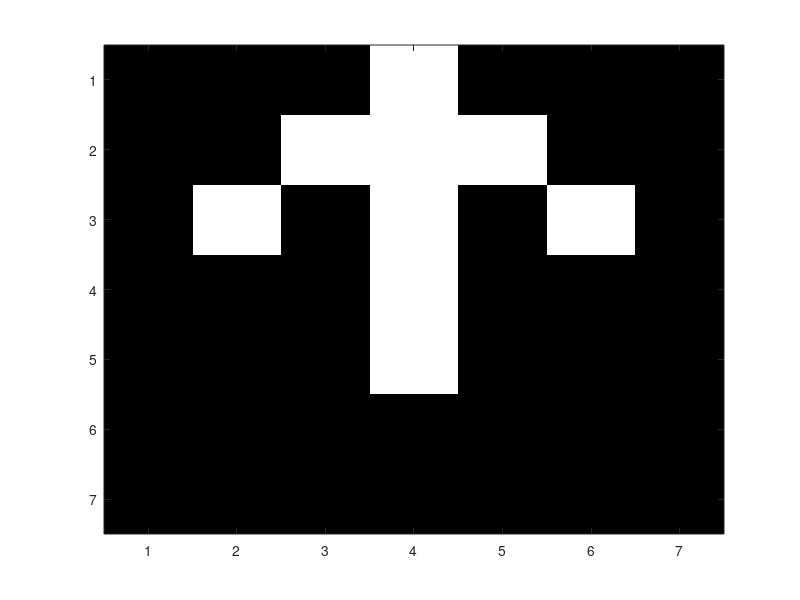
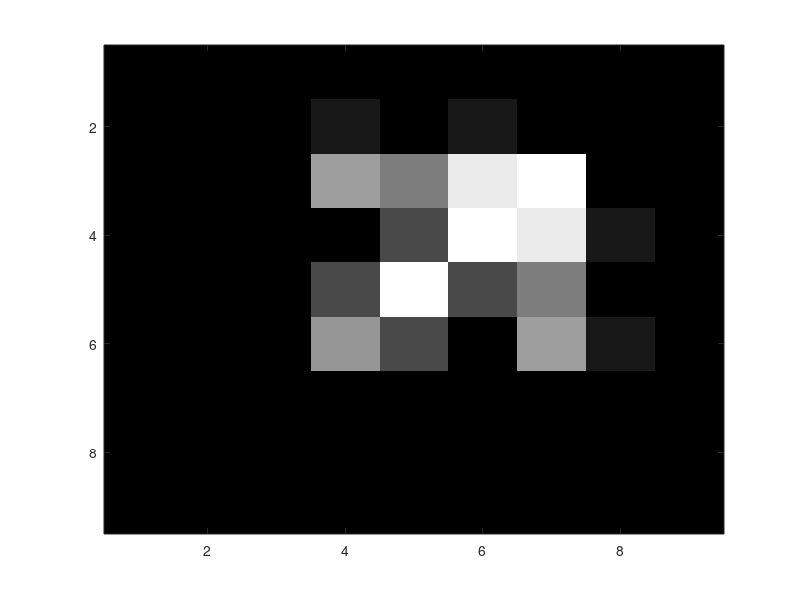

The MATLAB source for these figures, in order:
%{
  /* Solve Wahba's problem using Kabsch algorithm: 
   * arg_min(Q) \sum_k || w_k - Q v_k ||^2
   * Q is rotation matrix, w_k and v_k are vectors to be aligned.
   * Solution:  Denote B = \sum_k w_k v_k^T
   * Decompose B = U * S * V^T 
   * Then Q = U * M * V^T, where M = diag[ 1 1 det(U) det(V) ] 
   * Refs: http://journals.iucr.org/a/issues/1976/05/00/a12999/a12999.pdf 
   *       http://www.control.auc.dk/~tb/best/aug23-Bak-svdalg.pdf */
%}
clc;
Arrow = [
    0 0 0 1 0 0 0;
    0 0 1 1 1 0 0; 
    0 1 0 1 0 1 0; 
    0 0 0 1 0 0 0;
    0 0 0 1 0 0 0; 
    0 0 0 0 0 0 0;
    0 0 0 0 0 0 0;
    ]; 
angle = -45; 


figure(1); imagesc(Arrow); colormap('gray');

ArrowRotated = imrotate( Arrow, angle, 'bilinear'); 
figure(2); imagesc(ArrowRotated); colormap('gray'); 
w = [1 0 0]'; 
v = [0 0 1]';
B = w * v'; 
[U S V] = svd(B); 
M = diag([1 1 1], 0); 
Q = U * M * V'; 
w
v
v_rotated = Q * v; 
v_rotated